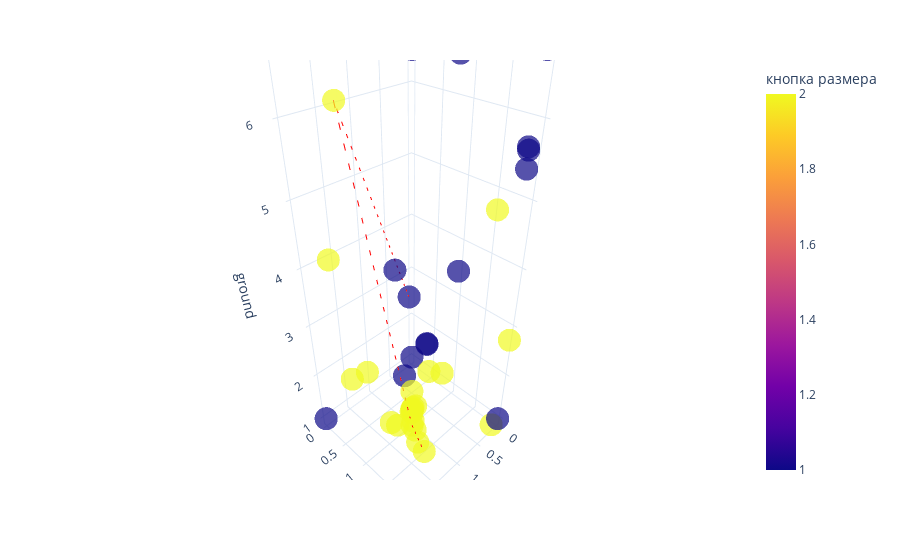

The cell this chart's notebook holds for it:
### Code cell
fig = px.scatter_3d(steps_df, x='coffee', y='size', z='ground', 
                    color='кнопка размера', 
                    opacity=0.7, 
                    color_discrete_sequence=px.colors.qualitative.Alphabet)
# this is best path, plot it as a  directional line in 3d
best_option = steps_df.iloc[prob.ibest_seq].drop_duplicates()
# Create the line plot
gradient = best_option.index

line_plot = px.line_3d(best_option, x='coffee', y='size', z='ground')
line_plot['data'][0]['line']['color'] = '#FF0000'
line_plot['data'][0]['line']['dash'] = 'dash'
fig.add_trace(line_plot.data[0])
fig.update_layout(title='')

fig.update_layout(template='plotly_white')

go.Figure(fig).show()

### Figure 1 — Plotly figure (JSON) as saved in the notebook; plotly's stock layout.template omitted (floating-point values rounded to 4 significant figures)
{"data": [{"hovertemplate": "coffee=%{x}<br>size=%{y}<br>ground=%{z}<br>кнопка размера=%{marker.color}<extra></extra>", "legendgroup": "", "marker": {"color": [1, 1, 2, 2, 2, 1, 2, 1, 1, 2, 2, 2, 1, 2, 2, 2, 2, 2, 1, 2, 1, 2, 2, 1, 1, 2, 2, 1, 2, 2, 2, 2, 1, 1, 1, 1, 1, 2, 2, 2, 2, 2], "coloraxis": "coloraxis", "opacity": 0.7, "symbol": "circle"}, "mode": "markers", "name": "", "scene": "scene", "showlegend": false, "type": "scatter3d", "x": [0.4639, 0.7011, 1.857, 1.67, 1.564, 0.8555, 1.266, 1.15, 0.1688, 0.3043, 1.264, 1.258, 1.2, 1.225, 1.214, 1.165, 1.211, 1.175, 0.1845, 1.186, 0.1234, 1.164, 1.213, 0.7197, 2.0, 0.0, 2.0, 0.0, 0.0, 0.172, 0.02989, 0.0, 0.7562, 0.1123, 0.0, 2.0, 0.03181, 1.244, 1.305, 1.675, 1.761, 1.562], "y": [0.4042, 1.023, 0.7836, 0.09786, 0.2285, 1.514, 1.272, 0.8352, 1.976, 1.755, 1.333, 1.388, 1.044, 1.21, 1.227, 1.245, 1.211, 1.204, 2.0, 1.21, 1.955, 1.165, 1.214, 1.038, 2.0, 0.0, 2.0, 0.0, 2.0, 2.0, 0.7843, 2.0, 1.582, 2.0, 2.0, 0.0, 0.0, 1.571, 1.575, 1.249, 0.8808, 1.26], "z": [2.924, 2.489, 6.338, 4.052, 1.781, 6.727, 1.324, 3.994, 5.729, 4.916, 1.261, 1.004, 2.201, 1.554, 1.612, 1.665, 1.612, 1.283, 5.479, 1.62, 5.671, 1.44, 1.592, 2.527, 7.0, 6.823, 3.273, 1.0, 7.0, 1.0, 1.182, 2.756, 4.153, 6.722, 1.0, 1.0, 7.0, 2.72, 1.0, 1.735, 2.574, 1.582]}, {"hovertemplate": "coffee=%{x}<br>size=%{y}<br>ground=%{z}<extra></extra>", "legendgroup": "", "line": {"color": "#FF0000", "dash": "dash"}, "marker": {"symbol": "circle"}, "mode": "lines", "name": "", "scene": "scene", "showlegend": false, "type": "scatter3d", "x": [0.4639, 1.857, 1.266, 1.305], "y": [0.4042, 0.7836, 1.272, 1.575], "z": [2.924, 6.338, 1.324, 1.0]}], "layout": {"coloraxis": {"colorbar": {"title": {"text": "кнопка размера"}}, "colorscale": [[0.0, "#0d0887"], [0.1111, "#46039f"], [0.2222, "#7201a8"], [0.3333, "#9c179e"], [0.4444, "#bd3786"], [0.5556, "#d8576b"], [0.6667, "#ed7953"], [0.7778, "#fb9f3a"], [0.8889, "#fdca26"], [1.0, "#f0f921"]]}, "legend": {"tracegroupgap": 0}, "margin": {"t": 60}, "scene": {"domain": {"x": [0.0, 1.0], "y": [0.0, 1.0]}, "xaxis": {"title": {"text": "coffee"}}, "yaxis": {"title": {"text": "size"}}, "zaxis": {"title": {"text": "ground"}}}, "title": {"text": ""}}}
